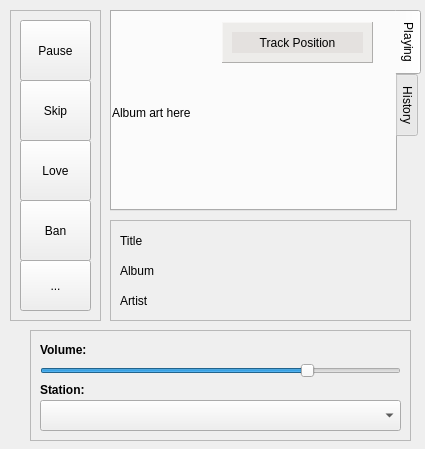
<?xml version="1.0" encoding="UTF-8"?>
<ui version="4.0">
 <class>MainWindow</class>
 <widget class="QMainWindow" name="MainWindow">
  <property name="geometry">
   <rect>
    <x>0</x>
    <y>0</y>
    <width>425</width>
    <height>449</height>
   </rect>
  </property>
  <property name="windowTitle">
   <string>qAndora - Internet Radio</string>
  </property>
  <property name="windowIcon">
   <iconset>
    <normaloff>images/qAndora.png</normaloff>images/qAndora.png</iconset>
  </property>
  <widget class="QWidget" name="centralwidget">
   <widget class="QFrame" name="lowerFrame">
    <property name="geometry">
     <rect>
      <x>30</x>
      <y>330</y>
      <width>381</width>
      <height>111</height>
     </rect>
    </property>
    <property name="frameShape">
     <enum>QFrame::StyledPanel</enum>
    </property>
    <property name="frameShadow">
     <enum>QFrame::Raised</enum>
    </property>
    <widget class="QSlider" name="volumeSlider">
     <property name="geometry">
      <rect>
       <x>10</x>
       <y>20</y>
       <width>361</width>
       <height>41</height>
      </rect>
     </property>
     <property name="toolTip">
      <string>Adjust Volume</string>
     </property>
     <property name="maximum">
      <number>100</number>
     </property>
     <property name="value">
      <number>75</number>
     </property>
     <property name="orientation">
      <enum>Qt::Horizontal</enum>
     </property>
    </widget>
    <widget class="QComboBox" name="stationBox">
     <property name="geometry">
      <rect>
       <x>10</x>
       <y>70</y>
       <width>361</width>
       <height>31</height>
      </rect>
     </property>
    </widget>
    <widget class="QLabel" name="volumeLabel">
     <property name="geometry">
      <rect>
       <x>10</x>
       <y>10</y>
       <width>77</width>
       <height>21</height>
      </rect>
     </property>
     <property name="text">
      <string>&lt;b&gt;Volume:&lt;/b&gt;</string>
     </property>
     <property name="textFormat">
      <enum>Qt::AutoText</enum>
     </property>
    </widget>
    <widget class="QLabel" name="stationLabel">
     <property name="geometry">
      <rect>
       <x>10</x>
       <y>50</y>
       <width>77</width>
       <height>21</height>
      </rect>
     </property>
     <property name="text">
      <string>&lt;b&gt;Station:&lt;/b&gt;</string>
     </property>
    </widget>
   </widget>
   <widget class="QFrame" name="infoFrame">
    <property name="geometry">
     <rect>
      <x>110</x>
      <y>220</y>
      <width>301</width>
      <height>101</height>
     </rect>
    </property>
    <property name="frameShape">
     <enum>QFrame::StyledPanel</enum>
    </property>
    <property name="frameShadow">
     <enum>QFrame::Raised</enum>
    </property>
    <widget class="QLabel" name="titleLabel">
     <property name="geometry">
      <rect>
       <x>10</x>
       <y>10</y>
       <width>261</width>
       <height>21</height>
      </rect>
     </property>
     <property name="text">
      <string>Title</string>
     </property>
     <property name="wordWrap">
      <bool>true</bool>
     </property>
     <property name="openExternalLinks">
      <bool>true</bool>
     </property>
    </widget>
    <widget class="QLabel" name="albumLabel">
     <property name="geometry">
      <rect>
       <x>10</x>
       <y>40</y>
       <width>261</width>
       <height>21</height>
      </rect>
     </property>
     <property name="text">
      <string>Album</string>
     </property>
     <property name="wordWrap">
      <bool>true</bool>
     </property>
     <property name="openExternalLinks">
      <bool>true</bool>
     </property>
    </widget>
    <widget class="QLabel" name="artistLabel">
     <property name="geometry">
      <rect>
       <x>10</x>
       <y>70</y>
       <width>261</width>
       <height>21</height>
      </rect>
     </property>
     <property name="text">
      <string>Artist</string>
     </property>
     <property name="openExternalLinks">
      <bool>true</bool>
     </property>
    </widget>
   </widget>
   <widget class="QFrame" name="buttonFrame">
    <property name="geometry">
     <rect>
      <x>10</x>
      <y>10</y>
      <width>91</width>
      <height>311</height>
     </rect>
    </property>
    <property name="frameShape">
     <enum>QFrame::StyledPanel</enum>
    </property>
    <property name="frameShadow">
     <enum>QFrame::Raised</enum>
    </property>
    <widget class="QToolButton" name="playPauseButton">
     <property name="geometry">
      <rect>
       <x>10</x>
       <y>10</y>
       <width>71</width>
       <height>61</height>
      </rect>
     </property>
     <property name="toolTip">
      <string>Pause</string>
     </property>
     <property name="text">
      <string>Pause</string>
     </property>
     <property name="icon">
      <iconset>
       <normaloff>images/pause.png</normaloff>images/pause.png</iconset>
     </property>
    </widget>
    <widget class="QToolButton" name="skipButton">
     <property name="geometry">
      <rect>
       <x>10</x>
       <y>70</y>
       <width>71</width>
       <height>61</height>
      </rect>
     </property>
     <property name="toolTip">
      <string>Skip Song</string>
     </property>
     <property name="text">
      <string>Skip</string>
     </property>
     <property name="icon">
      <iconset>
       <normaloff>images/skip.png</normaloff>images/skip.png</iconset>
     </property>
    </widget>
    <widget class="QToolButton" name="loveButton">
     <property name="geometry">
      <rect>
       <x>10</x>
       <y>130</y>
       <width>71</width>
       <height>61</height>
      </rect>
     </property>
     <property name="toolTip">
      <string>Mark Favorite</string>
     </property>
     <property name="text">
      <string>Love</string>
     </property>
     <property name="icon">
      <iconset>
       <normaloff>images/favorite.png</normaloff>images/favorite.png</iconset>
     </property>
    </widget>
    <widget class="QToolButton" name="banButton">
     <property name="geometry">
      <rect>
       <x>10</x>
       <y>190</y>
       <width>71</width>
       <height>61</height>
      </rect>
     </property>
     <property name="toolTip">
      <string>Ban Song</string>
     </property>
     <property name="text">
      <string>Ban</string>
     </property>
     <property name="icon">
      <iconset>
       <normaloff>images/ban.png</normaloff>images/ban.png</iconset>
     </property>
    </widget>
    <widget class="QToolButton" name="settingsButton">
     <property name="geometry">
      <rect>
       <x>10</x>
       <y>250</y>
       <width>71</width>
       <height>51</height>
      </rect>
     </property>
     <property name="toolTip">
      <string>Settings</string>
     </property>
     <property name="text">
      <string>...</string>
     </property>
     <property name="icon">
      <iconset>
       <normaloff>images/settings.png</normaloff>images/settings.png</iconset>
     </property>
    </widget>
   </widget>
   <widget class="QTabWidget" name="mainWidget">
    <property name="geometry">
     <rect>
      <x>110</x>
      <y>10</y>
      <width>311</width>
      <height>201</height>
     </rect>
    </property>
    <property name="tabPosition">
     <enum>QTabWidget::East</enum>
    </property>
    <property name="currentIndex">
     <number>0</number>
    </property>
    <widget class="QWidget" name="currentTab">
     <attribute name="title">
      <string>Playing</string>
     </attribute>
     <widget class="QLabel" name="albumImage">
      <property name="geometry">
       <rect>
        <x>0</x>
        <y>0</y>
        <width>271</width>
        <height>201</height>
       </rect>
      </property>
      <property name="minimumSize">
       <size>
        <width>241</width>
        <height>191</height>
       </size>
      </property>
      <property name="text">
       <string>Album art here</string>
      </property>
      <property name="scaledContents">
       <bool>true</bool>
      </property>
     </widget>
     <widget class="QFrame" name="positionFrame">
      <property name="geometry">
       <rect>
        <x>110</x>
        <y>10</y>
        <width>151</width>
        <height>41</height>
       </rect>
      </property>
      <property name="palette">
       <palette>
        <active>
         <colorrole role="WindowText">
          <brush brushstyle="SolidPattern">
           <color alpha="255">
            <red>0</red>
            <green>0</green>
            <blue>0</blue>
           </color>
          </brush>
         </colorrole>
         <colorrole role="Button">
          <brush brushstyle="SolidPattern">
           <color alpha="125">
            <red>223</red>
            <green>220</green>
            <blue>217</blue>
           </color>
          </brush>
         </colorrole>
         <colorrole role="Light">
          <brush brushstyle="SolidPattern">
           <color alpha="125">
            <red>255</red>
            <green>255</green>
            <blue>255</blue>
           </color>
          </brush>
         </colorrole>
         <colorrole role="Midlight">
          <brush brushstyle="SolidPattern">
           <color alpha="125">
            <red>239</red>
            <green>237</green>
            <blue>236</blue>
           </color>
          </brush>
         </colorrole>
         <colorrole role="Dark">
          <brush brushstyle="SolidPattern">
           <color alpha="125">
            <red>111</red>
            <green>110</green>
            <blue>108</blue>
           </color>
          </brush>
         </colorrole>
         <colorrole role="Mid">
          <brush brushstyle="SolidPattern">
           <color alpha="125">
            <red>149</red>
            <green>147</green>
            <blue>145</blue>
           </color>
          </brush>
         </colorrole>
         <colorrole role="Text">
          <brush brushstyle="SolidPattern">
           <color alpha="255">
            <red>0</red>
            <green>0</green>
            <blue>0</blue>
           </color>
          </brush>
         </colorrole>
         <colorrole role="BrightText">
          <brush brushstyle="SolidPattern">
           <color alpha="255">
            <red>255</red>
            <green>255</green>
            <blue>255</blue>
           </color>
          </brush>
         </colorrole>
         <colorrole role="ButtonText">
          <brush brushstyle="SolidPattern">
           <color alpha="255">
            <red>0</red>
            <green>0</green>
            <blue>0</blue>
           </color>
          </brush>
         </colorrole>
         <colorrole role="Base">
          <brush brushstyle="SolidPattern">
           <color alpha="255">
            <red>255</red>
            <green>255</green>
            <blue>255</blue>
           </color>
          </brush>
         </colorrole>
         <colorrole role="Window">
          <brush brushstyle="SolidPattern">
           <color alpha="125">
            <red>223</red>
            <green>220</green>
            <blue>217</blue>
           </color>
          </brush>
         </colorrole>
         <colorrole role="Shadow">
          <brush brushstyle="SolidPattern">
           <color alpha="255">
            <red>0</red>
            <green>0</green>
            <blue>0</blue>
           </color>
          </brush>
         </colorrole>
         <colorrole role="AlternateBase">
          <brush brushstyle="SolidPattern">
           <color alpha="190">
            <red>239</red>
            <green>237</green>
            <blue>236</blue>
           </color>
          </brush>
         </colorrole>
         <colorrole role="ToolTipBase">
          <brush brushstyle="SolidPattern">
           <color alpha="255">
            <red>255</red>
            <green>255</green>
            <blue>220</blue>
           </color>
          </brush>
         </colorrole>
         <colorrole role="ToolTipText">
          <brush brushstyle="SolidPattern">
           <color alpha="255">
            <red>0</red>
            <green>0</green>
            <blue>0</blue>
           </color>
          </brush>
         </colorrole>
        </active>
        <inactive>
         <colorrole role="WindowText">
          <brush brushstyle="SolidPattern">
           <color alpha="255">
            <red>0</red>
            <green>0</green>
            <blue>0</blue>
           </color>
          </brush>
         </colorrole>
         <colorrole role="Button">
          <brush brushstyle="SolidPattern">
           <color alpha="125">
            <red>223</red>
            <green>220</green>
            <blue>217</blue>
           </color>
          </brush>
         </colorrole>
         <colorrole role="Light">
          <brush brushstyle="SolidPattern">
           <color alpha="125">
            <red>255</red>
            <green>255</green>
            <blue>255</blue>
           </color>
          </brush>
         </colorrole>
         <colorrole role="Midlight">
          <brush brushstyle="SolidPattern">
           <color alpha="125">
            <red>239</red>
            <green>237</green>
            <blue>236</blue>
           </color>
          </brush>
         </colorrole>
         <colorrole role="Dark">
          <brush brushstyle="SolidPattern">
           <color alpha="125">
            <red>111</red>
            <green>110</green>
            <blue>108</blue>
           </color>
          </brush>
         </colorrole>
         <colorrole role="Mid">
          <brush brushstyle="SolidPattern">
           <color alpha="125">
            <red>149</red>
            <green>147</green>
            <blue>145</blue>
           </color>
          </brush>
         </colorrole>
         <colorrole role="Text">
          <brush brushstyle="SolidPattern">
           <color alpha="255">
            <red>0</red>
            <green>0</green>
            <blue>0</blue>
           </color>
          </brush>
         </colorrole>
         <colorrole role="BrightText">
          <brush brushstyle="SolidPattern">
           <color alpha="255">
            <red>255</red>
            <green>255</green>
            <blue>255</blue>
           </color>
          </brush>
         </colorrole>
         <colorrole role="ButtonText">
          <brush brushstyle="SolidPattern">
           <color alpha="255">
            <red>0</red>
            <green>0</green>
            <blue>0</blue>
           </color>
          </brush>
         </colorrole>
         <colorrole role="Base">
          <brush brushstyle="SolidPattern">
           <color alpha="255">
            <red>255</red>
            <green>255</green>
            <blue>255</blue>
           </color>
          </brush>
         </colorrole>
         <colorrole role="Window">
          <brush brushstyle="SolidPattern">
           <color alpha="125">
            <red>223</red>
            <green>220</green>
            <blue>217</blue>
           </color>
          </brush>
         </colorrole>
         <colorrole role="Shadow">
          <brush brushstyle="SolidPattern">
           <color alpha="255">
            <red>0</red>
            <green>0</green>
            <blue>0</blue>
           </color>
          </brush>
         </colorrole>
         <colorrole role="AlternateBase">
          <brush brushstyle="SolidPattern">
           <color alpha="190">
            <red>239</red>
            <green>237</green>
            <blue>236</blue>
           </color>
          </brush>
         </colorrole>
         <colorrole role="ToolTipBase">
          <brush brushstyle="SolidPattern">
           <color alpha="255">
            <red>255</red>
            <green>255</green>
            <blue>220</blue>
           </color>
          </brush>
         </colorrole>
         <colorrole role="ToolTipText">
          <brush brushstyle="SolidPattern">
           <color alpha="255">
            <red>0</red>
            <green>0</green>
            <blue>0</blue>
           </color>
          </brush>
         </colorrole>
        </inactive>
        <disabled>
         <colorrole role="WindowText">
          <brush brushstyle="SolidPattern">
           <color alpha="125">
            <red>111</red>
            <green>110</green>
            <blue>108</blue>
           </color>
          </brush>
         </colorrole>
         <colorrole role="Button">
          <brush brushstyle="SolidPattern">
           <color alpha="125">
            <red>223</red>
            <green>220</green>
            <blue>217</blue>
           </color>
          </brush>
         </colorrole>
         <colorrole role="Light">
          <brush brushstyle="SolidPattern">
           <color alpha="125">
            <red>255</red>
            <green>255</green>
            <blue>255</blue>
           </color>
          </brush>
         </colorrole>
         <colorrole role="Midlight">
          <brush brushstyle="SolidPattern">
           <color alpha="125">
            <red>239</red>
            <green>237</green>
            <blue>236</blue>
           </color>
          </brush>
         </colorrole>
         <colorrole role="Dark">
          <brush brushstyle="SolidPattern">
           <color alpha="125">
            <red>111</red>
            <green>110</green>
            <blue>108</blue>
           </color>
          </brush>
         </colorrole>
         <colorrole role="Mid">
          <brush brushstyle="SolidPattern">
           <color alpha="125">
            <red>149</red>
            <green>147</green>
            <blue>145</blue>
           </color>
          </brush>
         </colorrole>
         <colorrole role="Text">
          <brush brushstyle="SolidPattern">
           <color alpha="125">
            <red>111</red>
            <green>110</green>
            <blue>108</blue>
           </color>
          </brush>
         </colorrole>
         <colorrole role="BrightText">
          <brush brushstyle="SolidPattern">
           <color alpha="255">
            <red>255</red>
            <green>255</green>
            <blue>255</blue>
           </color>
          </brush>
         </colorrole>
         <colorrole role="ButtonText">
          <brush brushstyle="SolidPattern">
           <color alpha="125">
            <red>111</red>
            <green>110</green>
            <blue>108</blue>
           </color>
          </brush>
         </colorrole>
         <colorrole role="Base">
          <brush brushstyle="SolidPattern">
           <color alpha="125">
            <red>223</red>
            <green>220</green>
            <blue>217</blue>
           </color>
          </brush>
         </colorrole>
         <colorrole role="Window">
          <brush brushstyle="SolidPattern">
           <color alpha="125">
            <red>223</red>
            <green>220</green>
            <blue>217</blue>
           </color>
          </brush>
         </colorrole>
         <colorrole role="Shadow">
          <brush brushstyle="SolidPattern">
           <color alpha="255">
            <red>0</red>
            <green>0</green>
            <blue>0</blue>
           </color>
          </brush>
         </colorrole>
         <colorrole role="AlternateBase">
          <brush brushstyle="SolidPattern">
           <color alpha="125">
            <red>223</red>
            <green>220</green>
            <blue>217</blue>
           </color>
          </brush>
         </colorrole>
         <colorrole role="ToolTipBase">
          <brush brushstyle="SolidPattern">
           <color alpha="255">
            <red>255</red>
            <green>255</green>
            <blue>220</blue>
           </color>
          </brush>
         </colorrole>
         <colorrole role="ToolTipText">
          <brush brushstyle="SolidPattern">
           <color alpha="255">
            <red>0</red>
            <green>0</green>
            <blue>0</blue>
           </color>
          </brush>
         </colorrole>
        </disabled>
       </palette>
      </property>
      <property name="autoFillBackground">
       <bool>true</bool>
      </property>
      <property name="frameShape">
       <enum>QFrame::Panel</enum>
      </property>
      <property name="frameShadow">
       <enum>QFrame::Raised</enum>
      </property>
      <widget class="QLabel" name="positionLabel">
       <property name="geometry">
        <rect>
         <x>10</x>
         <y>10</y>
         <width>131</width>
         <height>21</height>
        </rect>
       </property>
       <property name="palette">
        <palette>
         <active>
          <colorrole role="WindowText">
           <brush brushstyle="SolidPattern">
            <color alpha="255">
             <red>0</red>
             <green>0</green>
             <blue>0</blue>
            </color>
           </brush>
          </colorrole>
          <colorrole role="Button">
           <brush brushstyle="SolidPattern">
            <color alpha="165">
             <red>223</red>
             <green>220</green>
             <blue>217</blue>
            </color>
           </brush>
          </colorrole>
          <colorrole role="Light">
           <brush brushstyle="SolidPattern">
            <color alpha="165">
             <red>255</red>
             <green>255</green>
             <blue>255</blue>
            </color>
           </brush>
          </colorrole>
          <colorrole role="Midlight">
           <brush brushstyle="SolidPattern">
            <color alpha="165">
             <red>239</red>
             <green>237</green>
             <blue>236</blue>
            </color>
           </brush>
          </colorrole>
          <colorrole role="Dark">
           <brush brushstyle="SolidPattern">
            <color alpha="165">
             <red>111</red>
             <green>110</green>
             <blue>108</blue>
            </color>
           </brush>
          </colorrole>
          <colorrole role="Mid">
           <brush brushstyle="SolidPattern">
            <color alpha="165">
             <red>149</red>
             <green>147</green>
             <blue>145</blue>
            </color>
           </brush>
          </colorrole>
          <colorrole role="Text">
           <brush brushstyle="SolidPattern">
            <color alpha="255">
             <red>0</red>
             <green>0</green>
             <blue>0</blue>
            </color>
           </brush>
          </colorrole>
          <colorrole role="BrightText">
           <brush brushstyle="SolidPattern">
            <color alpha="255">
             <red>255</red>
             <green>255</green>
             <blue>255</blue>
            </color>
           </brush>
          </colorrole>
          <colorrole role="ButtonText">
           <brush brushstyle="SolidPattern">
            <color alpha="255">
             <red>0</red>
             <green>0</green>
             <blue>0</blue>
            </color>
           </brush>
          </colorrole>
          <colorrole role="Base">
           <brush brushstyle="SolidPattern">
            <color alpha="255">
             <red>255</red>
             <green>255</green>
             <blue>255</blue>
            </color>
           </brush>
          </colorrole>
          <colorrole role="Window">
           <brush brushstyle="SolidPattern">
            <color alpha="165">
             <red>223</red>
             <green>220</green>
             <blue>217</blue>
            </color>
           </brush>
          </colorrole>
          <colorrole role="Shadow">
           <brush brushstyle="SolidPattern">
            <color alpha="255">
             <red>0</red>
             <green>0</green>
             <blue>0</blue>
            </color>
           </brush>
          </colorrole>
          <colorrole role="AlternateBase">
           <brush brushstyle="SolidPattern">
            <color alpha="210">
             <red>239</red>
             <green>237</green>
             <blue>236</blue>
            </color>
           </brush>
          </colorrole>
          <colorrole role="ToolTipBase">
           <brush brushstyle="SolidPattern">
            <color alpha="255">
             <red>255</red>
             <green>255</green>
             <blue>220</blue>
            </color>
           </brush>
          </colorrole>
          <colorrole role="ToolTipText">
           <brush brushstyle="SolidPattern">
            <color alpha="255">
             <red>0</red>
             <green>0</green>
             <blue>0</blue>
            </color>
           </brush>
          </colorrole>
         </active>
         <inactive>
          <colorrole role="WindowText">
           <brush brushstyle="SolidPattern">
            <color alpha="255">
             <red>0</red>
             <green>0</green>
             <blue>0</blue>
            </color>
           </brush>
          </colorrole>
          <colorrole role="Button">
           <brush brushstyle="SolidPattern">
            <color alpha="165">
             <red>223</red>
             <green>220</green>
             <blue>217</blue>
            </color>
           </brush>
          </colorrole>
          <colorrole role="Light">
           <brush brushstyle="SolidPattern">
            <color alpha="165">
             <red>255</red>
             <green>255</green>
             <blue>255</blue>
            </color>
           </brush>
          </colorrole>
          <colorrole role="Midlight">
           <brush brushstyle="SolidPattern">
            <color alpha="165">
             <red>239</red>
             <green>237</green>
             <blue>236</blue>
            </color>
           </brush>
          </colorrole>
          <colorrole role="Dark">
           <brush brushstyle="SolidPattern">
            <color alpha="165">
             <red>111</red>
             <green>110</green>
             <blue>108</blue>
            </color>
           </brush>
          </colorrole>
          <colorrole role="Mid">
           <brush brushstyle="SolidPattern">
            <color alpha="165">
             <red>149</red>
             <green>147</green>
             <blue>145</blue>
            </color>
           </brush>
          </colorrole>
          <colorrole role="Text">
           <brush brushstyle="SolidPattern">
            <color alpha="255">
             <red>0</red>
             <green>0</green>
             <blue>0</blue>
            </color>
           </brush>
          </colorrole>
          <colorrole role="BrightText">
           <brush brushstyle="SolidPattern">
            <color alpha="255">
             <red>255</red>
             <green>255</green>
             <blue>255</blue>
            </color>
           </brush>
          </colorrole>
          <colorrole role="ButtonText">
           <brush brushstyle="SolidPattern">
            <color alpha="255">
             <red>0</red>
             <green>0</green>
             <blue>0</blue>
            </color>
           </brush>
          </colorrole>
          <colorrole role="Base">
           <brush brushstyle="SolidPattern">
            <color alpha="255">
             <red>255</red>
             <green>255</green>
             <blue>255</blue>
            </color>
           </brush>
          </colorrole>
          <colorrole role="Window">
           <brush brushstyle="SolidPattern">
            <color alpha="165">
             <red>223</red>
             <green>220</green>
             <blue>217</blue>
            </color>
           </brush>
          </colorrole>
          <colorrole role="Shadow">
           <brush brushstyle="SolidPattern">
            <color alpha="255">
             <red>0</red>
             <green>0</green>
             <blue>0</blue>
            </color>
           </brush>
          </colorrole>
          <colorrole role="AlternateBase">
           <brush brushstyle="SolidPattern">
            <color alpha="210">
             <red>239</red>
             <green>237</green>
             <blue>236</blue>
            </color>
           </brush>
          </colorrole>
          <colorrole role="ToolTipBase">
           <brush brushstyle="SolidPattern">
            <color alpha="255">
             <red>255</red>
             <green>255</green>
             <blue>220</blue>
            </color>
           </brush>
          </colorrole>
          <colorrole role="ToolTipText">
           <brush brushstyle="SolidPattern">
            <color alpha="255">
             <red>0</red>
             <green>0</green>
             <blue>0</blue>
            </color>
           </brush>
          </colorrole>
         </inactive>
         <disabled>
          <colorrole role="WindowText">
           <brush brushstyle="SolidPattern">
            <color alpha="165">
             <red>111</red>
             <green>110</green>
             <blue>108</blue>
            </color>
           </brush>
          </colorrole>
          <colorrole role="Button">
           <brush brushstyle="SolidPattern">
            <color alpha="165">
             <red>223</red>
             <green>220</green>
             <blue>217</blue>
            </color>
           </brush>
          </colorrole>
          <colorrole role="Light">
           <brush brushstyle="SolidPattern">
            <color alpha="165">
             <red>255</red>
             <green>255</green>
             <blue>255</blue>
            </color>
           </brush>
          </colorrole>
          <colorrole role="Midlight">
           <brush brushstyle="SolidPattern">
            <color alpha="165">
             <red>239</red>
             <green>237</green>
             <blue>236</blue>
            </color>
           </brush>
          </colorrole>
          <colorrole role="Dark">
           <brush brushstyle="SolidPattern">
            <color alpha="165">
             <red>111</red>
             <green>110</green>
             <blue>108</blue>
            </color>
           </brush>
          </colorrole>
          <colorrole role="Mid">
           <brush brushstyle="SolidPattern">
            <color alpha="165">
             <red>149</red>
             <green>147</green>
             <blue>145</blue>
            </color>
           </brush>
          </colorrole>
          <colorrole role="Text">
           <brush brushstyle="SolidPattern">
            <color alpha="165">
             <red>111</red>
             <green>110</green>
             <blue>108</blue>
            </color>
           </brush>
          </colorrole>
          <colorrole role="BrightText">
           <brush brushstyle="SolidPattern">
            <color alpha="255">
             <red>255</red>
             <green>255</green>
             <blue>255</blue>
            </color>
           </brush>
          </colorrole>
          <colorrole role="ButtonText">
           <brush brushstyle="SolidPattern">
            <color alpha="165">
             <red>111</red>
             <green>110</green>
             <blue>108</blue>
            </color>
           </brush>
          </colorrole>
          <colorrole role="Base">
           <brush brushstyle="SolidPattern">
            <color alpha="165">
             <red>223</red>
             <green>220</green>
             <blue>217</blue>
            </color>
           </brush>
          </colorrole>
          <colorrole role="Window">
           <brush brushstyle="SolidPattern">
            <color alpha="165">
             <red>223</red>
             <green>220</green>
             <blue>217</blue>
            </color>
           </brush>
          </colorrole>
          <colorrole role="Shadow">
           <brush brushstyle="SolidPattern">
            <color alpha="255">
             <red>0</red>
             <green>0</green>
             <blue>0</blue>
            </color>
           </brush>
          </colorrole>
          <colorrole role="AlternateBase">
           <brush brushstyle="SolidPattern">
            <color alpha="165">
             <red>223</red>
             <green>220</green>
             <blue>217</blue>
            </color>
           </brush>
          </colorrole>
          <colorrole role="ToolTipBase">
           <brush brushstyle="SolidPattern">
            <color alpha="255">
             <red>255</red>
             <green>255</green>
             <blue>220</blue>
            </color>
           </brush>
          </colorrole>
          <colorrole role="ToolTipText">
           <brush brushstyle="SolidPattern">
            <color alpha="255">
             <red>0</red>
             <green>0</green>
             <blue>0</blue>
            </color>
           </brush>
          </colorrole>
         </disabled>
        </palette>
       </property>
       <property name="autoFillBackground">
        <bool>true</bool>
       </property>
       <property name="text">
        <string>Track Position</string>
       </property>
       <property name="alignment">
        <set>Qt::AlignCenter</set>
       </property>
      </widget>
     </widget>
    </widget>
    <widget class="QWidget" name="historyTab">
     <attribute name="title">
      <string>History</string>
     </attribute>
     <widget class="QListWidget" name="historyList">
      <property name="geometry">
       <rect>
        <x>0</x>
        <y>0</y>
        <width>271</width>
        <height>191</height>
       </rect>
      </property>
     </widget>
    </widget>
   </widget>
  </widget>
 </widget>
 <resources/>
 <connections/>
</ui>
